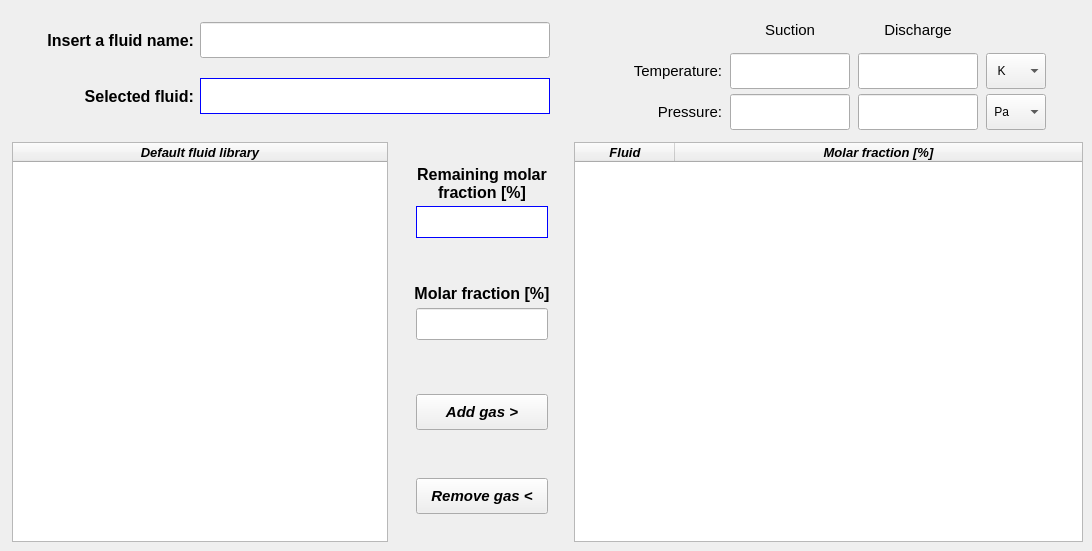
    <widget class="QWidget" name="tab_fluid_setup">
     <attribute name="title">
      <string>Fluid setup</string>
     </attribute>
     <widget class="QPushButton" name="pushButton_add_gas">
      <property name="geometry">
       <rect>
        <x>416</x>
        <y>394</y>
        <width>132</width>
        <height>36</height>
       </rect>
      </property>
      <property name="minimumSize">
       <size>
        <width>132</width>
        <height>36</height>
       </size>
      </property>
      <property name="maximumSize">
       <size>
        <width>132</width>
        <height>36</height>
       </size>
      </property>
      <property name="font">
       <font>
        <family>Arial</family>
        <pointsize>11</pointsize>
        <weight>75</weight>
        <italic>true</italic>
        <bold>true</bold>
       </font>
      </property>
      <property name="text">
       <string>Add gas &gt;</string>
      </property>
     </widget>
     <widget class="QTreeWidget" name="treeWidget_new_gas">
      <property name="geometry">
       <rect>
        <x>574</x>
        <y>142</y>
        <width>509</width>
        <height>400</height>
       </rect>
      </property>
      <property name="font">
       <font>
        <family>Arial</family>
        <pointsize>9</pointsize>
        <italic>true</italic>
       </font>
      </property>
      <property name="editTriggers">
       <set>QAbstractItemView::DoubleClicked|QAbstractItemView::EditKeyPressed|QAbstractItemView::SelectedClicked</set>
      </property>
      <property name="alternatingRowColors">
       <bool>true</bool>
      </property>
      <property name="selectionBehavior">
       <enum>QAbstractItemView::SelectRows</enum>
      </property>
      <property name="indentation">
       <number>0</number>
      </property>
      <column>
       <property name="text">
        <string>Fluid</string>
       </property>
       <property name="font">
        <font>
         <family>Arial</family>
         <pointsize>10</pointsize>
         <weight>75</weight>
         <italic>true</italic>
         <bold>true</bold>
        </font>
       </property>
       <property name="textAlignment">
        <set>AlignCenter</set>
       </property>
      </column>
      <column>
       <property name="text">
        <string>Molar fraction [%]</string>
       </property>
       <property name="font">
        <font>
         <family>Arial</family>
         <pointsize>10</pointsize>
         <weight>75</weight>
         <italic>true</italic>
         <bold>true</bold>
        </font>
       </property>
       <property name="textAlignment">
        <set>AlignCenter</set>
       </property>
      </column>
     </widget>
     <widget class="QLabel" name="label_selected_fluid">
      <property name="geometry">
       <rect>
        <x>200</x>
        <y>78</y>
        <width>350</width>
        <height>36</height>
       </rect>
      </property>
      <property name="minimumSize">
       <size>
        <width>350</width>
        <height>36</height>
       </size>
      </property>
      <property name="maximumSize">
       <size>
        <width>350</width>
        <height>36</height>
       </size>
      </property>
      <property name="font">
       <font>
        <family>Arial</family>
        <pointsize>8</pointsize>
        <italic>true</italic>
       </font>
      </property>
      <property name="styleSheet">
       <string notr="true">color: rgb(0, 0, 255);
background-color: rgb(255, 255, 255);</string>
      </property>
      <property name="frameShape">
       <enum>QFrame::Box</enum>
      </property>
      <property name="text">
       <string/>
      </property>
      <property name="alignment">
       <set>Qt::AlignCenter</set>
      </property>
      <property name="wordWrap">
       <bool>true</bool>
      </property>
      <property name="margin">
       <number>2</number>
      </property>
      <property name="indent">
       <number>2</number>
      </property>
     </widget>
     <widget class="QLabel" name="label_2">
      <property name="geometry">
       <rect>
        <x>414</x>
        <y>280</y>
        <width>136</width>
        <height>26</height>
       </rect>
      </property>
      <property name="minimumSize">
       <size>
        <width>136</width>
        <height>26</height>
       </size>
      </property>
      <property name="maximumSize">
       <size>
        <width>136</width>
        <height>26</height>
       </size>
      </property>
      <property name="font">
       <font>
        <family>Arial</family>
        <pointsize>12</pointsize>
        <weight>75</weight>
        <italic>false</italic>
        <bold>true</bold>
       </font>
      </property>
      <property name="text">
       <string>Molar fraction [%]</string>
      </property>
      <property name="alignment">
       <set>Qt::AlignCenter</set>
      </property>
     </widget>
     <widget class="QLineEdit" name="lineEdit_composition">
      <property name="geometry">
       <rect>
        <x>416</x>
        <y>308</y>
        <width>132</width>
        <height>32</height>
       </rect>
      </property>
      <property name="minimumSize">
       <size>
        <width>132</width>
        <height>32</height>
       </size>
      </property>
      <property name="maximumSize">
       <size>
        <width>132</width>
        <height>32</height>
       </size>
      </property>
      <property name="font">
       <font>
        <family>Arial</family>
        <pointsize>11</pointsize>
        <italic>true</italic>
       </font>
      </property>
      <property name="alignment">
       <set>Qt::AlignCenter</set>
      </property>
     </widget>
     <widget class="QLabel" name="label_3">
      <property name="geometry">
       <rect>
        <x>54</x>
        <y>78</y>
        <width>140</width>
        <height>36</height>
       </rect>
      </property>
      <property name="minimumSize">
       <size>
        <width>140</width>
        <height>36</height>
       </size>
      </property>
      <property name="maximumSize">
       <size>
        <width>140</width>
        <height>36</height>
       </size>
      </property>
      <property name="font">
       <font>
        <family>Arial</family>
        <pointsize>12</pointsize>
        <weight>75</weight>
        <italic>false</italic>
        <bold>true</bold>
       </font>
      </property>
      <property name="text">
       <string>Selected fluid:</string>
      </property>
      <property name="alignment">
       <set>Qt::AlignRight|Qt::AlignTrailing|Qt::AlignVCenter</set>
      </property>
     </widget>
     <widget class="QTreeWidget" name="treeWidget_reference_gases">
      <property name="geometry">
       <rect>
        <x>12</x>
        <y>142</y>
        <width>376</width>
        <height>400</height>
       </rect>
      </property>
      <property name="font">
       <font>
        <family>Arial</family>
        <pointsize>9</pointsize>
        <weight>50</weight>
        <italic>true</italic>
        <bold>false</bold>
       </font>
      </property>
      <property name="horizontalScrollBarPolicy">
       <enum>Qt::ScrollBarAsNeeded</enum>
      </property>
      <property name="sizeAdjustPolicy">
       <enum>QAbstractScrollArea::AdjustIgnored</enum>
      </property>
      <property name="indentation">
       <number>0</number>
      </property>
      <property name="wordWrap">
       <bool>true</bool>
      </property>
      <attribute name="headerCascadingSectionResizes">
       <bool>true</bool>
      </attribute>
      <attribute name="headerHighlightSections">
       <bool>true</bool>
      </attribute>
      <column>
       <property name="text">
        <string>Default fluid library</string>
       </property>
       <property name="font">
        <font>
         <family>Arial</family>
         <pointsize>10</pointsize>
         <weight>75</weight>
         <italic>true</italic>
         <bold>true</bold>
        </font>
       </property>
       <property name="textAlignment">
        <set>AlignCenter</set>
       </property>
      </column>
     </widget>
     <widget class="QLabel" name="label_remaining_composition">
      <property name="geometry">
       <rect>
        <x>416</x>
        <y>206</y>
        <width>132</width>
        <height>32</height>
       </rect>
      </property>
      <property name="minimumSize">
       <size>
        <width>132</width>
        <height>32</height>
       </size>
      </property>
      <property name="maximumSize">
       <size>
        <width>132</width>
        <height>32</height>
       </size>
      </property>
      <property name="font">
       <font>
        <family>Arial</family>
        <pointsize>11</pointsize>
        <italic>true</italic>
       </font>
      </property>
      <property name="styleSheet">
       <string notr="true">color: rgb(0, 0, 255);
background-color: rgb(255, 255, 255);</string>
      </property>
      <property name="frameShape">
       <enum>QFrame::Box</enum>
      </property>
      <property name="text">
       <string/>
      </property>
      <property name="alignment">
       <set>Qt::AlignCenter</set>
      </property>
      <property name="wordWrap">
       <bool>true</bool>
      </property>
     </widget>
     <widget class="QPushButton" name="pushButton_remove_gas">
      <property name="geometry">
       <rect>
        <x>416</x>
        <y>478</y>
        <width>132</width>
        <height>36</height>
       </rect>
      </property>
      <property name="minimumSize">
       <size>
        <width>132</width>
        <height>36</height>
       </size>
      </property>
      <property name="maximumSize">
       <size>
        <width>132</width>
        <height>36</height>
       </size>
      </property>
      <property name="font">
       <font>
        <family>Arial</family>
        <pointsize>11</pointsize>
        <weight>75</weight>
        <italic>true</italic>
        <bold>true</bold>
       </font>
      </property>
      <property name="text">
       <string>Remove gas &lt;</string>
      </property>
     </widget>
     <widget class="QLabel" name="label_title_remaining_fraction">
      <property name="geometry">
       <rect>
        <x>414</x>
        <y>162</y>
        <width>136</width>
        <height>42</height>
       </rect>
      </property>
      <property name="minimumSize">
       <size>
        <width>136</width>
        <height>42</height>
       </size>
      </property>
      <property name="maximumSize">
       <size>
        <width>136</width>
        <height>42</height>
       </size>
      </property>
      <property name="font">
       <font>
        <family>Arial</family>
        <pointsize>12</pointsize>
        <weight>75</weight>
        <italic>false</italic>
        <bold>true</bold>
       </font>
      </property>
      <property name="text">
       <string>Remaining molar fraction [%]</string>
      </property>
      <property name="alignment">
       <set>Qt::AlignCenter</set>
      </property>
      <property name="wordWrap">
       <bool>true</bool>
      </property>
     </widget>
     <widget class="QLineEdit" name="lineEdit_fluid_name">
      <property name="geometry">
       <rect>
        <x>200</x>
        <y>22</y>
        <width>350</width>
        <height>36</height>
       </rect>
      </property>
      <property name="minimumSize">
       <size>
        <width>350</width>
        <height>36</height>
       </size>
      </property>
      <property name="maximumSize">
       <size>
        <width>350</width>
        <height>36</height>
       </size>
      </property>
      <property name="font">
       <font>
        <family>Arial</family>
        <pointsize>11</pointsize>
        <italic>false</italic>
       </font>
      </property>
      <property name="alignment">
       <set>Qt::AlignCenter</set>
      </property>
     </widget>
     <widget class="QLabel" name="label_5">
      <property name="geometry">
       <rect>
        <x>34</x>
        <y>22</y>
        <width>160</width>
        <height>36</height>
       </rect>
      </property>
      <property name="minimumSize">
       <size>
        <width>160</width>
        <height>36</height>
       </size>
      </property>
      <property name="maximumSize">
       <size>
        <width>160</width>
        <height>36</height>
       </size>
      </property>
      <property name="font">
       <font>
        <family>Arial</family>
        <pointsize>12</pointsize>
        <weight>75</weight>
        <italic>false</italic>
        <bold>true</bold>
       </font>
      </property>
      <property name="text">
       <string>Insert a fluid name:</string>
      </property>
      <property name="alignment">
       <set>Qt::AlignRight|Qt::AlignTrailing|Qt::AlignVCenter</set>
      </property>
     </widget>
     <widget class="QFrame" name="frame_states">
      <property name="geometry">
       <rect>
        <x>576</x>
        <y>7</y>
        <width>505</width>
        <height>131</height>
       </rect>
      </property>
      <property name="font">
       <font>
        <family>MS Shell Dlg 2</family>
       </font>
      </property>
      <property name="frameShape">
       <enum>QFrame::NoFrame</enum>
      </property>
      <property name="frameShadow">
       <enum>QFrame::Raised</enum>
      </property>
      <layout class="QGridLayout" name="gridLayout">
       <property name="leftMargin">
        <number>4</number>
       </property>
       <property name="topMargin">
        <number>4</number>
       </property>
       <property name="rightMargin">
        <number>4</number>
       </property>
       <property name="bottomMargin">
        <number>4</number>
       </property>
       <property name="horizontalSpacing">
        <number>8</number>
       </property>
       <property name="verticalSpacing">
        <number>4</number>
       </property>
       <item row="1" column="1">
        <widget class="QLabel" name="label_10">
         <property name="minimumSize">
          <size>
           <width>110</width>
           <height>36</height>
          </size>
         </property>
         <property name="maximumSize">
          <size>
           <width>132</width>
           <height>36</height>
          </size>
         </property>
         <property name="font">
          <font>
           <family>MS Shell Dlg 2</family>
           <pointsize>11</pointsize>
           <weight>50</weight>
           <italic>false</italic>
           <bold>false</bold>
          </font>
         </property>
         <property name="text">
          <string>Temperature:</string>
         </property>
         <property name="alignment">
          <set>Qt::AlignRight|Qt::AlignTrailing|Qt::AlignVCenter</set>
         </property>
        </widget>
       </item>
       <item row="2" column="4">
        <widget class="QComboBox" name="comboBox_pressure_units">
         <property name="minimumSize">
          <size>
           <width>60</width>
           <height>36</height>
          </size>
         </property>
         <property name="maximumSize">
          <size>
           <width>60</width>
           <height>36</height>
          </size>
         </property>
         <property name="font">
          <font>
           <family>MS Shell Dlg 2</family>
           <italic>false</italic>
          </font>
         </property>
         <item>
          <property name="text">
           <string> Pa</string>
          </property>
         </item>
         <item>
          <property name="text">
           <string> kPa</string>
          </property>
         </item>
         <item>
          <property name="text">
           <string> bar</string>
          </property>
         </item>
         <item>
          <property name="text">
           <string> psi</string>
          </property>
         </item>
        </widget>
       </item>
       <item row="1" column="4">
        <widget class="QComboBox" name="comboBox_temperature_units">
         <property name="minimumSize">
          <size>
           <width>60</width>
           <height>36</height>
          </size>
         </property>
         <property name="maximumSize">
          <size>
           <width>60</width>
           <height>36</height>
          </size>
         </property>
         <property name="font">
          <font>
           <family>MS Shell Dlg 2</family>
           <italic>false</italic>
          </font>
         </property>
         <item>
          <property name="text">
           <string>  K</string>
          </property>
         </item>
         <item>
          <property name="text">
           <string>  ºC</string>
          </property>
         </item>
         <item>
          <property name="text">
           <string>  ºF</string>
          </property>
         </item>
        </widget>
       </item>
       <item row="0" column="3">
        <widget class="QLabel" name="label_discharge">
         <property name="minimumSize">
          <size>
           <width>110</width>
           <height>20</height>
          </size>
         </property>
         <property name="maximumSize">
          <size>
           <width>120</width>
           <height>36</height>
          </size>
         </property>
         <property name="font">
          <font>
           <family>MS Shell Dlg 2</family>
           <pointsize>11</pointsize>
           <weight>50</weight>
           <italic>false</italic>
           <bold>false</bold>
          </font>
         </property>
         <property name="text">
          <string>Discharge</string>
         </property>
         <property name="alignment">
          <set>Qt::AlignCenter</set>
         </property>
        </widget>
       </item>
       <item row="1" column="2">
        <widget class="QLineEdit" name="lineEdit_temperature">
         <property name="minimumSize">
          <size>
           <width>120</width>
           <height>36</height>
          </size>
         </property>
         <property name="maximumSize">
          <size>
           <width>120</width>
           <height>36</height>
          </size>
         </property>
         <property name="font">
          <font>
           <family>Arial</family>
           <pointsize>11</pointsize>
           <weight>75</weight>
           <italic>false</italic>
           <bold>true</bold>
          </font>
         </property>
         <property name="styleSheet">
          <string notr="true">color: rgb(0, 0, 0);</string>
         </property>
         <property name="text">
          <string/>
         </property>
         <property name="alignment">
          <set>Qt::AlignCenter</set>
         </property>
        </widget>
       </item>
       <item row="2" column="1">
        <widget class="QLabel" name="label_9">
         <property name="minimumSize">
          <size>
           <width>90</width>
           <height>36</height>
          </size>
         </property>
         <property name="maximumSize">
          <size>
           <width>132</width>
           <height>36</height>
          </size>
         </property>
         <property name="font">
          <font>
           <family>MS Shell Dlg 2</family>
           <pointsize>11</pointsize>
           <weight>50</weight>
           <italic>false</italic>
           <bold>false</bold>
          </font>
         </property>
         <property name="text">
          <string>Pressure:</string>
         </property>
         <property name="alignment">
          <set>Qt::AlignRight|Qt::AlignTrailing|Qt::AlignVCenter</set>
         </property>
        </widget>
       </item>
       <item row="2" column="2">
        <widget class="QLineEdit" name="lineEdit_pressure">
         <property name="enabled">
          <bool>true</bool>
         </property>
         <property name="minimumSize">
          <size>
           <width>120</width>
           <height>36</height>
          </size>
         </property>
         <property name="maximumSize">
          <size>
           <width>120</width>
           <height>36</height>
          </size>
         </property>
         <property name="font">
          <font>
           <family>Arial</family>
           <pointsize>11</pointsize>
           <weight>75</weight>
           <italic>false</italic>
           <bold>true</bold>
          </font>
         </property>
         <property name="styleSheet">
          <string notr="true">color: rgb(0, 0, 0);</string>
         </property>
         <property name="text">
          <string/>
         </property>
         <property name="alignment">
          <set>Qt::AlignCenter</set>
         </property>
        </widget>
       </item>
       <item row="1" column="3">
        <widget class="QLineEdit" name="lineEdit_temperature_disch">
         <property name="minimumSize">
          <size>
           <width>120</width>
           <height>36</height>
          </size>
         </property>
         <property name="maximumSize">
          <size>
           <width>120</width>
           <height>36</height>
          </size>
         </property>
         <property name="font">
          <font>
           <family>Arial</family>
           <pointsize>11</pointsize>
           <weight>75</weight>
           <italic>false</italic>
           <bold>true</bold>
          </font>
         </property>
         <property name="styleSheet">
          <string notr="true">color: rgb(0, 0, 0);</string>
         </property>
         <property name="text">
          <string/>
         </property>
         <property name="alignment">
          <set>Qt::AlignCenter</set>
         </property>
        </widget>
       </item>
       <item row="1" column="0">
        <widget class="QFrame" name="frame_3">
         <property name="frameShape">
          <enum>QFrame::NoFrame</enum>
         </property>
         <property name="frameShadow">
          <enum>QFrame::Raised</enum>
         </property>
        </widget>
       </item>
       <item row="0" column="2">
        <widget class="QLabel" name="label_suction">
         <property name="minimumSize">
          <size>
           <width>110</width>
           <height>20</height>
          </size>
         </property>
         <property name="maximumSize">
          <size>
           <width>120</width>
           <height>36</height>
          </size>
         </property>
         <property name="font">
          <font>
           <family>MS Shell Dlg 2</family>
           <pointsize>11</pointsize>
           <weight>50</weight>
           <italic>false</italic>
           <bold>false</bold>
          </font>
         </property>
         <property name="text">
          <string>Suction</string>
         </property>
         <property name="alignment">
          <set>Qt::AlignCenter</set>
         </property>
        </widget>
       </item>
       <item row="2" column="3">
        <widget class="QLineEdit" name="lineEdit_pressure_disch">
         <property name="enabled">
          <bool>true</bool>
         </property>
         <property name="minimumSize">
          <size>
           <width>120</width>
           <height>36</height>
          </size>
         </property>
         <property name="maximumSize">
          <size>
           <width>120</width>
           <height>36</height>
          </size>
         </property>
         <property name="font">
          <font>
           <family>Arial</family>
           <pointsize>11</pointsize>
           <weight>75</weight>
           <italic>false</italic>
           <bold>true</bold>
          </font>
         </property>
         <property name="styleSheet">
          <string notr="true">color: rgb(0, 0, 0);</string>
         </property>
         <property name="text">
          <string/>
         </property>
         <property name="alignment">
          <set>Qt::AlignCenter</set>
         </property>
        </widget>
       </item>
       <item row="1" column="5">
        <widget class="QFrame" name="frame_4">
         <property name="frameShape">
          <enum>QFrame::NoFrame</enum>
         </property>
         <property name="frameShadow">
          <enum>QFrame::Raised</enum>
         </property>
        </widget>
       </item>
      </layout>
     </widget>
    </widget>
